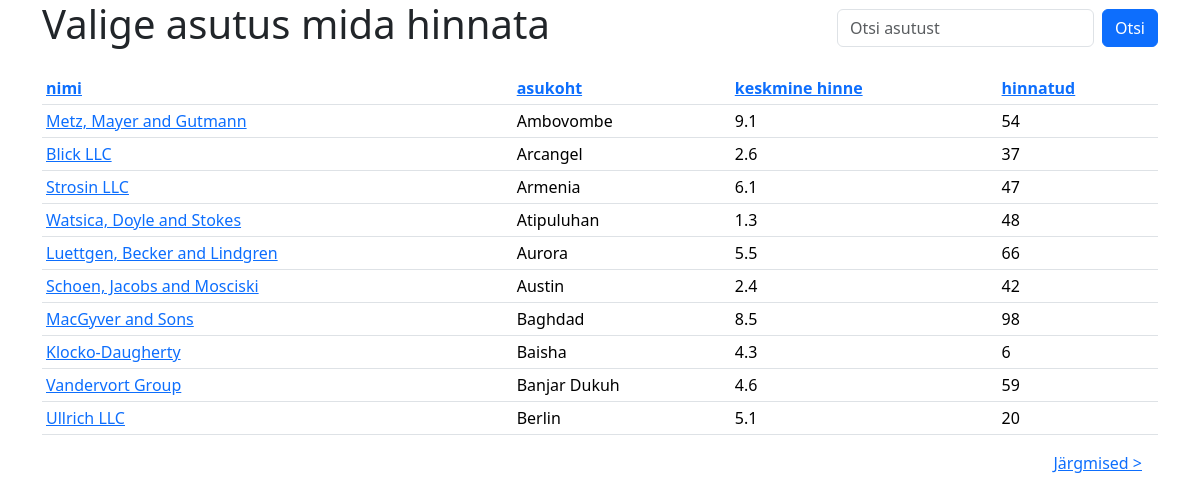
Screenshot of /?sort_by=asukoht&order=asc with the database file from the repository.
### tables this page shows
CREATE TABLE `toidukohad` (
  `id` int(6) NOT NULL,
  `nimi` varchar(255) NOT NULL,
  `asukoht` varchar(255) NOT NULL,
  `k_hinne` double NOT NULL,
  `hinnatud` int(6) NOT NULL
);

### index.php (the view, shortened to what this page needs)
<?php
include("config.php");
?>
<!doctype html>
<html lang="en">
  <head>
    <link href="https://cdn.jsdelivr.net/npm/bootstrap@5.3.3/dist/css/bootstrap.min.css" rel="stylesheet">
  </head>
  <body>
    <?php
    $search_query = "";
    $limit = 10;
    $offset = 0;
    $sort_by = isset($_GET['sort_by']) ? $_GET['sort_by'] : 'nimi';
    $order = isset($_GET['order']) && ($_GET['order'] == 'desc') ? 'desc' : 'asc';
    if (!empty($_GET["s"])) {
        $search_query = mysqli_real_escape_string($yhendus, $_GET["s"]);
        $paring = "SELECT * FROM toidukohad WHERE nimi LIKE '%$search_query%' ORDER BY $sort_by $order LIMIT $offset, $limit";
    } else {
        $paring = "SELECT * FROM toidukohad ORDER BY $sort_by $order LIMIT $offset, $limit";
        }
    $valjund = mysqli_query($yhendus, $paring);
    ?>
    <div class="container">
        <div class="d-flex align-items-center justify-content-between mb-3">
            <h1 class="me-3">Valige asutus mida hinnata</h1>
            <form class="d-flex" method="get" action="">
                <input class="form-control me-2" type="text" name="s" placeholder="Otsi asutust">
                <button class="btn btn-primary" type="submit">Otsi</button>
            </form>
        </div>
        <table class="table table-sm">
            <thead>
                <tr>
                <th><a href="?sort_by=nimi&order=<?php echo ($sort_by == 'nimi' && $order == 'asc') ? 'desc' : 'asc'; ?>">nimi</a></th>
                <th><a href="?sort_by=asukoht&order=<?php echo ($sort_by == 'asukoht' && $order == 'asc') ? 'desc' : 'asc'; ?>">asukoht</a></th>
                <th><a href="?sort_by=k_hinne&order=<?php echo ($sort_by == 'k_hinne' && $order == 'asc') ? 'desc' : 'asc'; ?>">keskmine hinne</a></th>
                <th><a href="?sort_by=hinnatud&order=<?php echo ($sort_by == 'hinnatud' && $order == 'asc') ? 'desc' : 'asc'; ?>">hinnatud</a></th>
                </tr>
            </thead>
            <tbody>
    <?php
    if ($valjund && mysqli_num_rows($valjund) > 0) {
        while ($rida = mysqli_fetch_assoc($valjund)) {
    ?>
    <tr>
        <td>
            <a href="review.php?id=<?php echo $rida['id']; ?>">
                <?php echo $rida['nimi']; ?>
            </a>
        </td>
        <td><?php echo $rida['asukoht']; ?></td>
        <td><?php echo $rida['k_hinne']; ?></td>
        <td><?php echo $rida['hinnatud']; ?></td>
    </tr>
    <?php
        }
    } else {
        echo "<tr><td colspan='4'>Tulemusi ei ole</td></tr>";
    }
    ?>
</tbody>
        </table>
        <div class="d-flex justify-content-end">
            <?php if ($valjund && mysqli_num_rows($valjund) == $limit): ?>
                <a href="?next=<?php echo $offset + $limit; ?>&s=<?php echo $search_query; ?>&sort_by=<?php echo $sort_by; ?>&order=<?php echo $order; ?>" class="me-3">Järgmised &gt;</a>
            <?php endif; ?>
        </div>
    </div>
  </body>
</html>

### rows the page displays
toidukohad: nimi "Metz, Mayer and Gutmann", asukoht "Ambovombe", k_hinne "9.1", hinnatud "54"
toidukohad: nimi "Blick LLC", asukoht "Arcangel", k_hinne "2.6", hinnatud "37"
toidukohad: nimi "Strosin LLC", asukoht "Armenia", k_hinne "6.1", hinnatud "47"
toidukohad: nimi "Watsica, Doyle and Stokes", asukoht "Atipuluhan", k_hinne "1.3", hinnatud "48"
toidukohad: nimi "Luettgen, Becker and Lindgren", asukoht "Aurora", k_hinne "5.5", hinnatud "66"
toidukohad: nimi "Schoen, Jacobs and Mosciski", asukoht "Austin", k_hinne "2.4", hinnatud "42"
toidukohad: nimi "MacGyver and Sons", asukoht "Baghdad", k_hinne "8.5", hinnatud "98"
toidukohad: nimi "Klocko-Daugherty", asukoht "Baisha", k_hinne "4.3", hinnatud "6"
toidukohad: nimi "Vandervort Group", asukoht "Banjar Dukuh", k_hinne "4.6", hinnatud "59"
toidukohad: nimi "Ullrich LLC", asukoht "Berlin", k_hinne "5.1", hinnatud "20"
